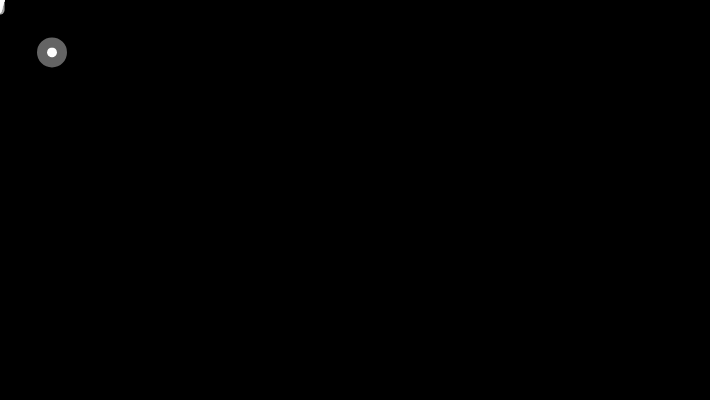
Frame 1 (no input)
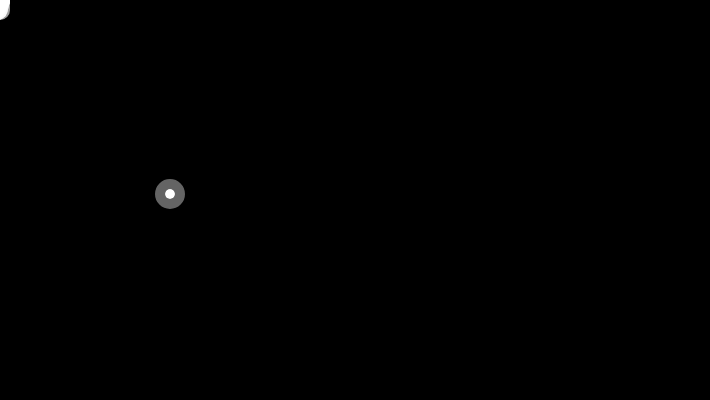
Frame 60 (no input)
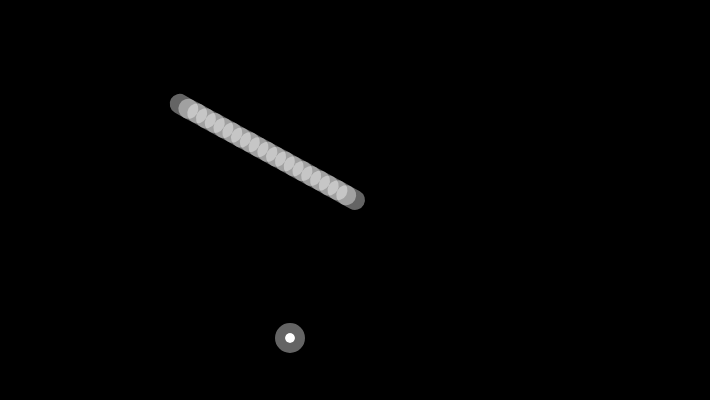
Frame 120 (the mouse pressed at the canvas centre since frame 60)

The p5.js sketch that drew these frames (run headless with seeded random() and noise() and a simulated clock; from frame 60 on, the mouse is pressed at the canvas centre):

// p5.js sketch
// ── sketch.js
var x = [],
  y = [],
  angle = [],
  segNum = 20,
  segLength = 10, 
  //speed
  ballX = 50,
  ballY = 50,
  ballXDirection = 2,
  ballYDirection = 3;

for (var i = 0; i < segNum; i++) {
  x[i] = 0;
  y[i] = 0;
  angle[i] = 0;
}

function setup() {
  createCanvas(710, 400);
  strokeWeight(9);
  stroke(255, 100);
}

function draw() {
  background(0);
  dragSegment(0, mouseX, mouseY);
  for( var i=0; i<x.length-1; i++) {
    dragSegment(i+1, x[i], y[i]);
  }
  
  strokeWeight(20);
  ballX = ballX + 1.0 * ballXDirection;
  ballY = ballY + 0.8 * ballYDirection;
  if(ballX > width-25 || ballX < 25) {
    ballXDirection *= -1;
  }
  if(ballY > height-25 || ballY < 25) {
    ballYDirection *= -1;
  }
  ellipse(ballX, ballY, 10, 10);

}

function dragSegment(i, xin, yin) {
  var dx = xin - x[i];
  var dy = yin - y[i];
  var angle = atan2(dy, dx);
  x[i] = xin - cos(angle) * segLength;
  y[i] = yin - sin(angle) * segLength;
  segment(x[i], y[i], angle);
}

function segment(x, y, a) {
  push();
  translate(x, y);
  rotate(a);
  line(0, 0, segLength, 0);
  pop();
}

//function called collison
//check to see if the the mousex and mousey is with 5 pixels of the ball
//the mosue x <= ball locationX + half the size of the ball, ie. 5
//th mouse y <= ball lcoationY + half the size of the ball, ie. 5
//if true console hit
function collision() {
  
}
